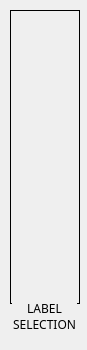
<?xml version="1.0" encoding="UTF-8"?>
<ui version="4.0">
 <class>zone_label</class>
 <widget class="QWidget" name="zone_label">
  <property name="geometry">
   <rect>
    <x>0</x>
    <y>0</y>
    <width>87</width>
    <height>350</height>
   </rect>
  </property>
  <property name="minimumSize">
   <size>
    <width>0</width>
    <height>0</height>
   </size>
  </property>
  <property name="maximumSize">
   <size>
    <width>87</width>
    <height>350</height>
   </size>
  </property>
  <property name="windowTitle">
   <string>Form</string>
  </property>
  <widget class="QFrame" name="frame">
   <property name="geometry">
    <rect>
     <x>10</x>
     <y>10</y>
     <width>70</width>
     <height>294</height>
    </rect>
   </property>
   <property name="frameShape">
    <enum>QFrame::Box</enum>
   </property>
   <property name="frameShadow">
    <enum>QFrame::Plain</enum>
   </property>
   <layout class="QVBoxLayout" name="verticalLayout">
    <item>
     <widget class="QPushButton" name="MS">
      <property name="minimumSize">
       <size>
        <width>50</width>
        <height>50</height>
       </size>
      </property>
      <property name="maximumSize">
       <size>
        <width>50</width>
        <height>39</height>
       </size>
      </property>
      <property name="styleSheet">
       <string notr="true">QPushButton {image: url(':/label_selection/img/Label Selection/ms.png')}
QPushButton:checked {image: url(':/label_selection/img/Label Selection/ms_pressed.png')}</string>
      </property>
      <property name="text">
       <string/>
      </property>
      <property name="checkable">
       <bool>true</bool>
      </property>
      <property name="flat">
       <bool>true</bool>
      </property>
      <attribute name="buttonGroup">
       <string notr="true">buttonGroup</string>
      </attribute>
     </widget>
    </item>
    <item>
     <widget class="QPushButton" name="TRKM">
      <property name="minimumSize">
       <size>
        <width>50</width>
        <height>50</height>
       </size>
      </property>
      <property name="maximumSize">
       <size>
        <width>50</width>
        <height>39</height>
       </size>
      </property>
      <property name="styleSheet">
       <string notr="true">QPushButton {image: url(':/label_selection/img/Label Selection/trkm.png')}
QPushButton:checked {image: url(':/label_selection/img/Label Selection/trkm_pressed.png')}</string>
      </property>
      <property name="text">
       <string/>
      </property>
      <property name="checkable">
       <bool>true</bool>
      </property>
      <property name="flat">
       <bool>true</bool>
      </property>
      <attribute name="buttonGroup">
       <string notr="true">buttonGroup</string>
      </attribute>
     </widget>
    </item>
    <item>
     <widget class="QPushButton" name="AMPL_INFO">
      <property name="minimumSize">
       <size>
        <width>50</width>
        <height>50</height>
       </size>
      </property>
      <property name="maximumSize">
       <size>
        <width>50</width>
        <height>39</height>
       </size>
      </property>
      <property name="styleSheet">
       <string notr="true">QPushButton {image: url(':/label_selection/img/Label Selection/ampl_info.png')}
QPushButton:checked {image: url(':/label_selection/img/Label Selection/ampl_info_pressed.png')}</string>
      </property>
      <property name="text">
       <string/>
      </property>
      <property name="checkable">
       <bool>true</bool>
      </property>
      <property name="flat">
       <bool>true</bool>
      </property>
      <attribute name="buttonGroup">
       <string notr="true">buttonGroup</string>
      </attribute>
     </widget>
    </item>
    <item>
     <widget class="QPushButton" name="LINK_STAT">
      <property name="minimumSize">
       <size>
        <width>50</width>
        <height>50</height>
       </size>
      </property>
      <property name="maximumSize">
       <size>
        <width>50</width>
        <height>39</height>
       </size>
      </property>
      <property name="styleSheet">
       <string notr="true">QPushButton {image: url(':/label_selection/img/Label Selection/link_stat.png')}
QPushButton:checked {image: url(':/label_selection/img/Label Selection/link_stat_pressed.png')}</string>
      </property>
      <property name="text">
       <string/>
      </property>
      <property name="checkable">
       <bool>true</bool>
      </property>
      <property name="flat">
       <bool>true</bool>
      </property>
      <attribute name="buttonGroup">
       <string notr="true">buttonGroup</string>
      </attribute>
     </widget>
    </item>
    <item>
     <widget class="QPushButton" name="TN">
      <property name="minimumSize">
       <size>
        <width>50</width>
        <height>50</height>
       </size>
      </property>
      <property name="maximumSize">
       <size>
        <width>50</width>
        <height>39</height>
       </size>
      </property>
      <property name="styleSheet">
       <string notr="true">QPushButton {image: url(':/label_selection/img/Label Selection/tn.png')}
QPushButton:checked {image: url(':/label_selection/img/Label Selection/tn_pressed.png')}</string>
      </property>
      <property name="text">
       <string/>
      </property>
      <property name="checkable">
       <bool>true</bool>
      </property>
      <property name="flat">
       <bool>true</bool>
      </property>
      <attribute name="buttonGroup">
       <string notr="true">buttonGroup</string>
      </attribute>
     </widget>
    </item>
   </layout>
  </widget>
  <widget class="QLabel" name="label">
   <property name="geometry">
    <rect>
     <x>12</x>
     <y>300</y>
     <width>65</width>
     <height>40</height>
    </rect>
   </property>
   <property name="font">
    <font>
     <family>Bahnschrift</family>
    </font>
   </property>
   <property name="autoFillBackground">
    <bool>true</bool>
   </property>
   <property name="text">
    <string>LABEL SELECTION</string>
   </property>
   <property name="alignment">
    <set>Qt::AlignHCenter|Qt::AlignTop</set>
   </property>
   <property name="wordWrap">
    <bool>true</bool>
   </property>
  </widget>
 </widget>
 <resources/>
 <connections/>
 <buttongroups>
  <buttongroup name="buttonGroup">
   <property name="exclusive">
    <bool>false</bool>
   </property>
  </buttongroup>
 </buttongroups>
</ui>
